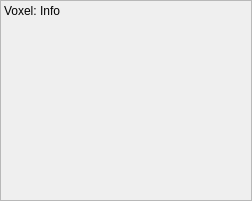
<?xml version="1.0" encoding="UTF-8"?>
<ui version="4.0">
 <class>VoxInfoDialog</class>
 <widget class="QWidget" name="VoxInfoDialog">
  <property name="geometry">
   <rect>
    <x>0</x>
    <y>0</y>
    <width>252</width>
    <height>201</height>
   </rect>
  </property>
  <property name="windowTitle">
   <string>Voxel Info</string>
  </property>
  <layout class="QVBoxLayout" name="verticalLayout">
   <property name="margin">
    <number>0</number>
   </property>
   <item>
    <widget class="QScrollArea" name="InfoScrollArea">
     <property name="horizontalScrollBarPolicy">
      <enum>Qt::ScrollBarAlwaysOff</enum>
     </property>
     <property name="widgetResizable">
      <bool>true</bool>
     </property>
     <widget class="QWidget" name="scrollAreaWidgetContents">
      <property name="geometry">
       <rect>
        <x>0</x>
        <y>0</y>
        <width>250</width>
        <height>199</height>
       </rect>
      </property>
      <layout class="QVBoxLayout" name="verticalLayout_2">
       <property name="margin">
        <number>3</number>
       </property>
       <item>
        <widget class="QLabel" name="InfoLabel">
         <property name="lineWidth">
          <number>0</number>
         </property>
         <property name="text">
          <string>Voxel: Info</string>
         </property>
         <property name="alignment">
          <set>Qt::AlignLeading|Qt::AlignLeft|Qt::AlignTop</set>
         </property>
         <property name="wordWrap">
          <bool>true</bool>
         </property>
         <property name="textInteractionFlags">
          <set>Qt::NoTextInteraction</set>
         </property>
        </widget>
       </item>
      </layout>
     </widget>
    </widget>
   </item>
  </layout>
 </widget>
 <resources/>
 <connections/>
</ui>
